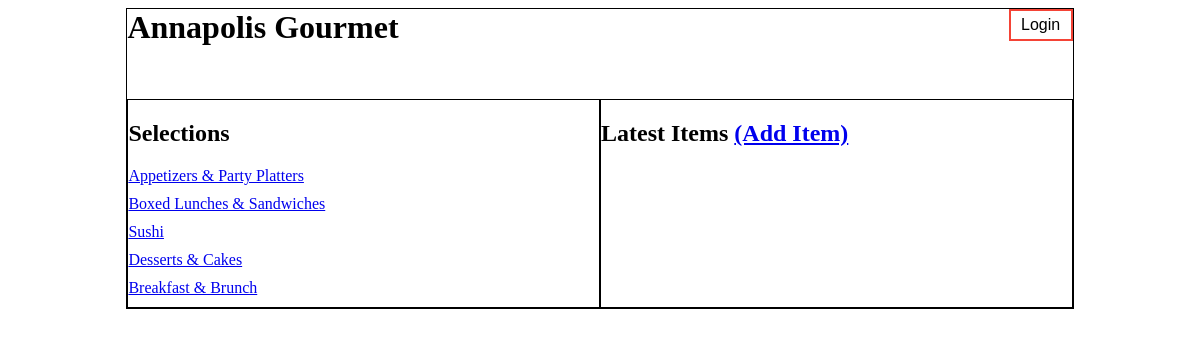
Page /home/ on the earlier database version.
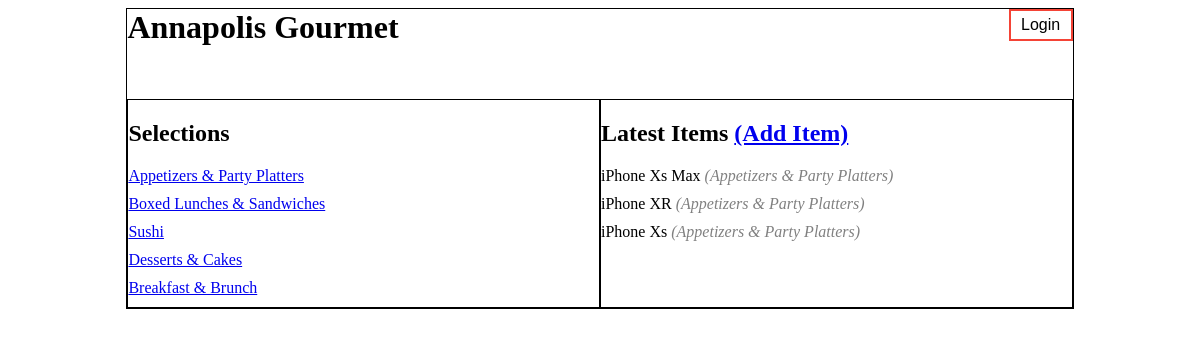
Same page on the later database version.
### database_setup.py (models this page shows, shortened)
class Selection(Base):
    __tablename__ = "selection"
    id = Column(Integer, primary_key=True)
    name = Column(String(250), nullable=False)

class MenuItem(Base):
    __tablename__ = "menu_item"
    id = Column(Integer, primary_key=True)
    name = Column(String(100), nullable=False)
    description = Column(String(500))
    price = Column(String(8))
    selection_id = Column(Integer, ForeignKey("selection.id"))
    selection = relationship(Selection)

### project.py (the view)
@app.route("/")
@app.route("/home/")
def homepage():
    selections = session.query(Selection).all()
    items = (session.query(MenuItem.name, Selection.name)).\
        join(Selection, MenuItem.selection_id == Selection.id).\
        order_by(MenuItem.id.desc()).filter(MenuItem.id > 43).all()
    return render_template("home.html", selections=selections, items=items)

### templates/home.html
<html>
<head>
  <link rel="stylesheet" type=text/css href="{{url_for('static', filename='styles.css')}}">
</head>
<div class="grid_container">
<h1 class="brand">Annapolis Gourmet</h1>
<button type="button" class="login">Login</button>
<body>
  <div class="selections">
    <h2>Selections</h2>
    {% for selection in selections %}
    <li><a href="{{url_for('selectionMenu', selection_id=selection.id)}}">{{selection.name}}</a></li>
    {% endfor %}
  </div>
  <div class="latest_items">
    <h2>Latest Items <a href="{{url_for('newMenuItem')}}">(Add Item)</a></h2>
    {% for item in items %}
    <li>{{item[0]}}<span class="source"> ({{item[1]}})</span></li>
    {% endfor %}
  </div>
</body>
</div>
</html>

### static/styles.css (style rules this page uses)
.grid_container { display: grid; grid-template-areas: "brand login" "title items"; grid-auto-columns: 1fr 1fr; grid-row-gap: 2em; margin-left: 10%; margin-right: 10%; }
div { border: 1px solid black; }
li { list-style-type: none; margin: 10px 0; }
.login { font-size: 1em; height: 2em; width: 4em; background-color: white; border: 2px solid #f44336; display: block; margin-left: auto; margin-top: 0; margin-bottom: auto; margin-right: 0; grid-area: login; }
.brand { margin-top: 0; grid-area: brand; }
.source { color: gray; font-style: italic; }
.selections { grid-area: title; }
.latest_items { grid-area: items; }

Differences in the rows shown:
added MenuItem: name "iPhone Xs Max", name "Appetizers & Party Platters"
added MenuItem: name "iPhone XR", name "Appetizers & Party Platters"
added MenuItem: name "iPhone Xs", name "Appetizers & Party Platters"
